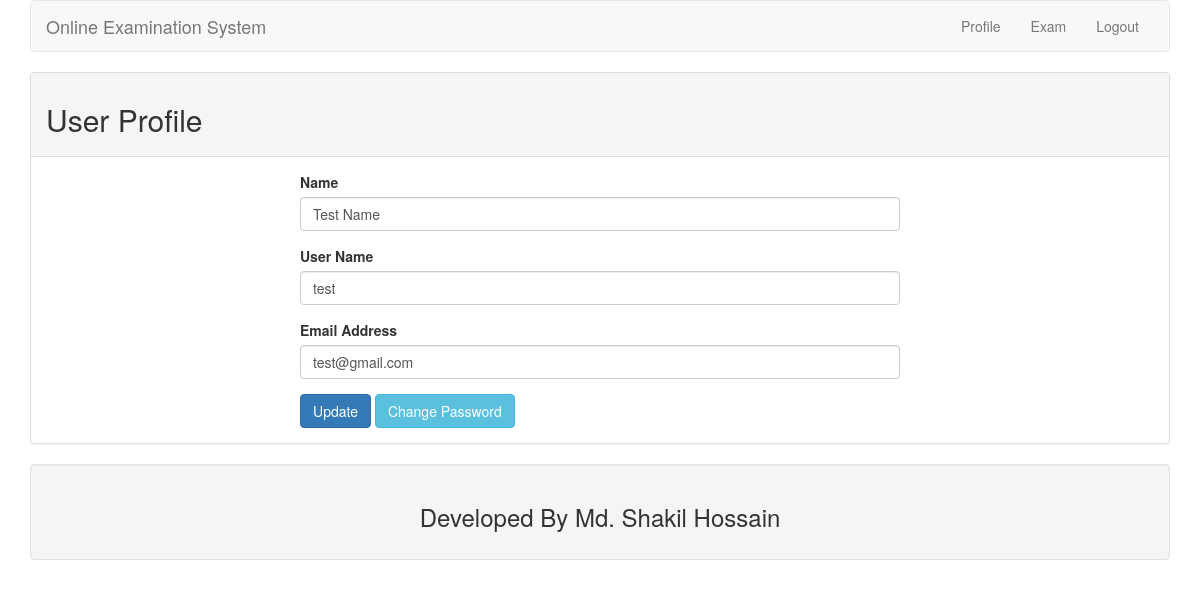
The page /profile.php (signed in) on the database its author committed.
### tables this page shows
CREATE TABLE `tbl_user` (
  `userId` int(11) NOT NULL,
  `userFullName` varchar(50) NOT NULL,
  `userName` varchar(30) NOT NULL,
  `userEmail` varchar(50) NOT NULL,
  `userPass` varchar(32) NOT NULL,
  `userStatus` int(11) NOT NULL DEFAULT 0
);

### lib/Database.php (called while the page is built, shortened)
<?php
Class Database{
	public $host   = DB_HOST;
	public $user   = DB_USER;
	public $pass   = DB_PASS;
	public $dbname = DB_NAME;
	public $link;
	private function connectDB(){
	$this->link = new mysqli($this->host, $this->user, $this->pass, $this->dbname);
 }
	public function select($query){
		$result = $this->link->query($query) or die($this->link->error.__LINE__);
		if($result->num_rows > 0){
			return $result;
		} else {
			return false;
		}
	}
}

### lib/Session.php (called while the page is built, shortened)
<?php
class Session{
	 public static function get($key){
	 	if (isset($_SESSION[$key])) {
	 		return $_SESSION[$key];
	 	} else {
	 		return false;
	 	}
	 }
}
?>

### classes/User.php (called while the page is built, shortened)
<?php
	include_once '../lib/Database.php';
	include_once '../lib/Session.php';
	class User {
		private $db;
		public function __construct() {
			$this->db = new Database();
		}
		public function getUserById($userid) {
			$query = "SELECT * FROM tbl_user WHERE userId = '$userid'";
			$result = $this->db->select($query);
			return $result;
		}
	}
 ?>

### profile.php (the view, shortened to what this page needs)
<?php
  include 'inc/header.php';
  $userid = Session::get('userId');
?>
<div class="panel panel-default">
  <div class="panel-heading">
    <h2>User Profile</h2>
  </div>
  <div class="panel-body">
    <div style="max-width: 600px; margin: 0 auto;">
<?php
  $userData = $user->getUserById($userid);
  if ($userData) {
    $result = $userData->fetch_assoc();
?>
      <form action="" method="POST">
        <div class="form-group">
          <label for="name">Name</label>
          <input type="text" name="userFullName" class="form-control" id="name" value="<?php echo $result['userFullName']; ?>">
        </div>
        <div class="form-group">
          <label for="username">User Name</label>
          <input type="text" name="userName" class="form-control" id="username" value="<?php echo $result['userName']; ?>">
        </div>
        <div class="form-group">
          <label for="email">Email Address</label>
          <input type="email" name="userEmail" class="form-control" id="email" value="<?php echo $result['userEmail']; ?>">
        </div>
        <button name="update" type="submit" class="btn btn-primary">Update</button>
        <a class="btn btn-info" href="change_password.php?userid=<?php echo $result['userId']; ?>">Change Password</a>
      </form>
  <?php } ?>
    </div>
  </div>
</div>
<?php
  include 'inc/footer.php';
?>

### rows shown on the page
tbl_user: userFullName "Test Name", userName "test", userEmail "test@gmail.com"
